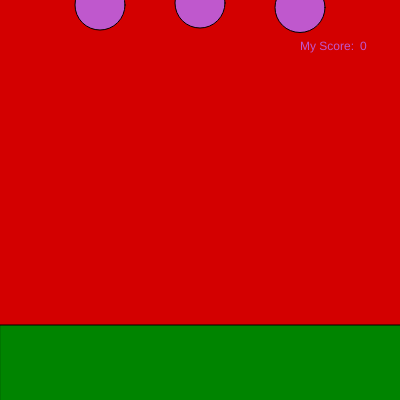
Frame 1 (no input)
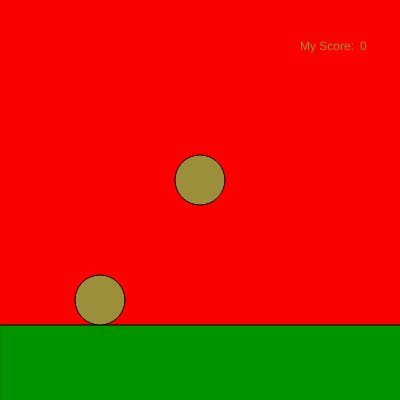
Frame 60 (no input)
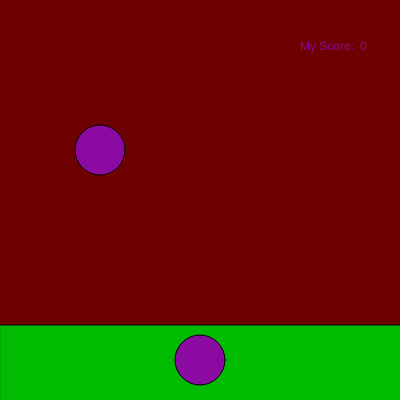
Frame 120 (the mouse pressed at the canvas centre since frame 60)

The p5.js sketch that drew these frames (run headless with seeded random() and noise() and a simulated clock; from frame 60 on, the mouse is pressed at the canvas centre):

// p5.js sketch
// ── sketch.js
var ball=0
var ball1=0
var ball2=0
var score=0
function setup() {
  createCanvas(400, 400);
}

function draw() {
  if(ball>=450){ball=0}
  if(ball2>=450){ball2=0}
  if(ball1>=450){ball1=0}
  ball2=ball2+3
  ball1=ball1+5
  ball=ball+7.5
  background(random(100,255),0,0);
  fill(0,random(100,255),0)
  rect(0,325,99999)
  fill(random(255),random(255),random(255))
  ellipse(300,0+ball,50)
  ellipse(100,0+ball1,50)
  ellipse(200,0+ball2,50)
  text('My Score:',300,50)
  text(score,360,50)
}
function keyPressed(){
  if(key=='s'&& ball2>325){score=score+25}
   if(key=='a'&& ball1>325){score=score+25}
   if(key=='d'&& ball>325){score=score+25}
  
}
